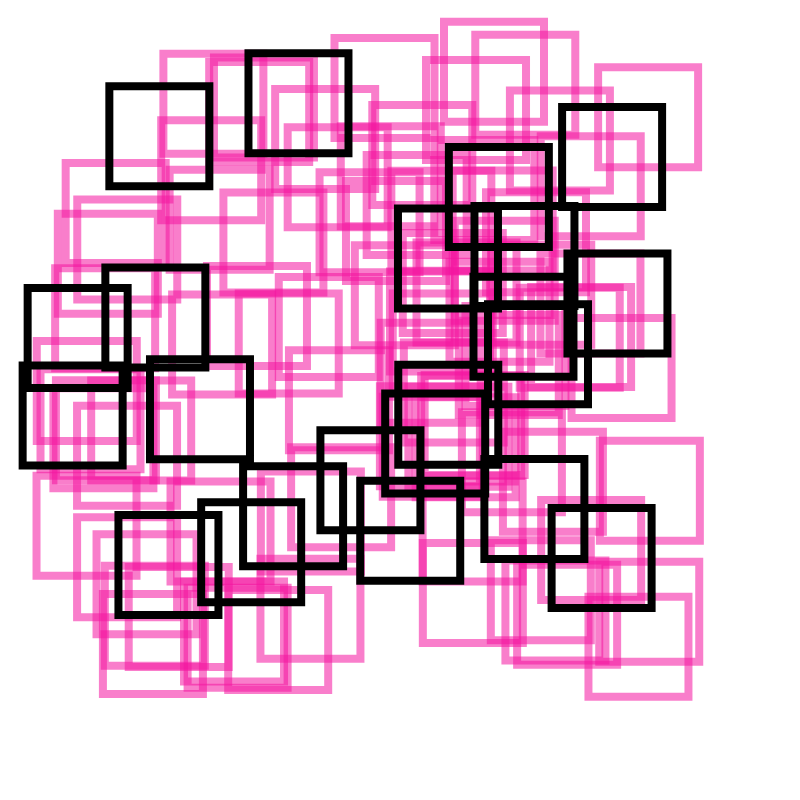
Frame 1 (no input)
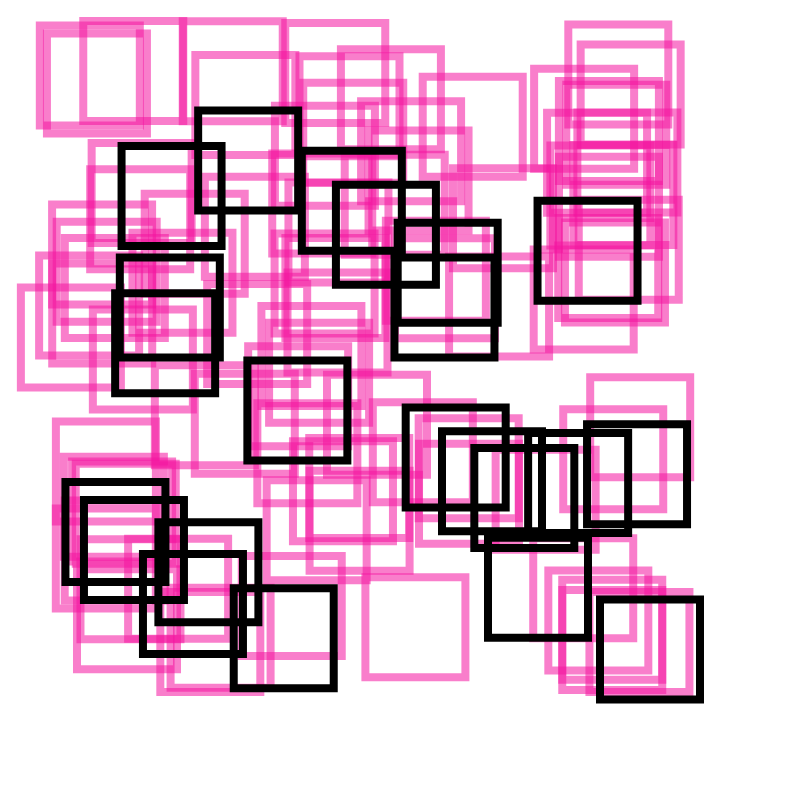
Frame 2 (the mouse pressed at the canvas centre, redrawn once)

The p5.js sketch that drew these frames (run headless with seeded random() and noise() and a simulated clock; the mouse was pressed at the canvas centre and the sketch redrawn once):

// p5.js sketch
// ── sketch.js
function setup() {
  // Create canvas
  createCanvas(800, 800);

  // Disable animation
  noLoop();
}

// Function to draw a square at a random position on the canvas with the given color
function drawSquare(x, y, color) {
  noFill(); // No fill for the squares
  stroke(color.r, color.g, color.b, color.a); // Set stroke color with transparency
  strokeWeight(8); // Set stroke weight

  push(); // Save current drawing state
  translate(x, y); // Move to the random x, y position
  rect(0, 0, 100, 100); // Draw the square
  pop(); // Restore previous drawing state
}

// based on the following version of Walk Through Raster by Frieder Nake in 1966
// https://dam.org/museum/wp-content/uploads/2020/10/Nake1965WalkThroughRaster-3.jpg
// I wanted the black squares to stand out overtop of the pink so I ended up doing a set amount
// of each square to achieve a similar effect of the actual artwork
// because the black squares are clearly drawn overtop in this piece

function draw() {
  background("#FFFFFF");
  
  const pinkColor = { r: 245, g: 20, b: 160, a: 140 }; // Pink rgba
  const blackColor = { r: 0, g: 0, b: 0, a: 255 }; // Black rgba

// Draw 85 pink squares first
  for (let i = 0; i < 85; i++) {
    drawSquare(random(20, 600), random(20, 600), pinkColor); //use the function above to draw
  }
  // Draw 22 black squares
  for (let i = 0; i < 22; i++) {
    drawSquare(random(20, 600), random(20, 600), blackColor); //draw black second so it goes overtop of the pink
  }
}

// I played around with the values for a while and decided this would be a good number of each 
// square after testing different canvas sizes, square sizes, etc...
// I did think about how the squares have different weights for the horizontal and vertical lines that comprise them, however this is due pretty soon and I dont want to go that deep into things
